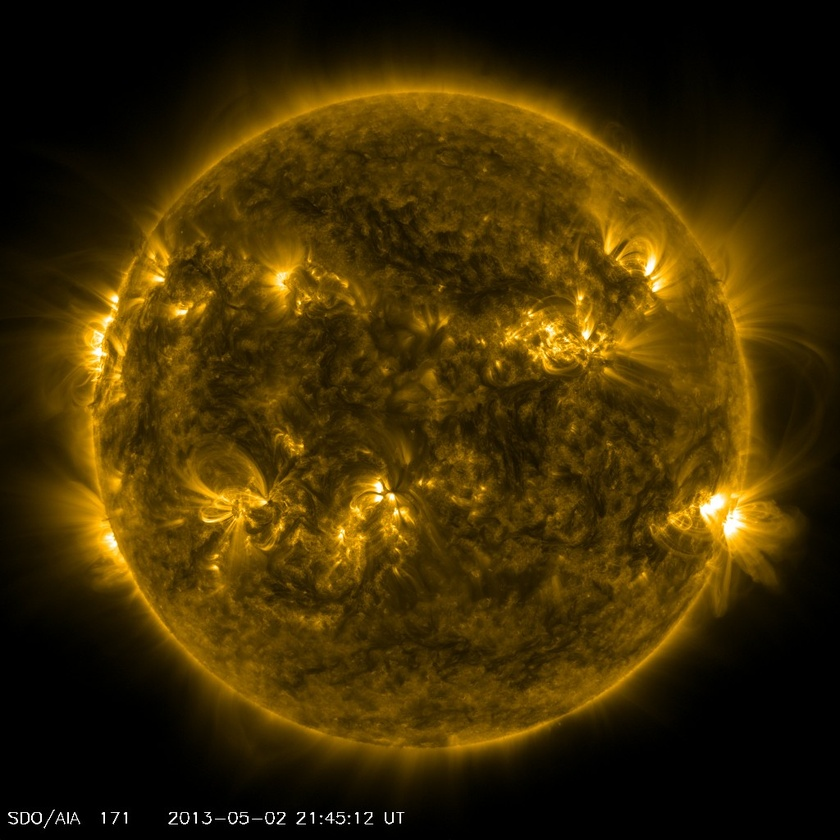
%> input picture src/data/20130502_214512_1024_0171.jpg, 840 x 840 px, shrunk from 1024 x 1024 before the run
$ octave --eval "result = edge_detect('../data/20130502_214512_1024_0171.jpg');"   (GNU Octave 9; MATLAB toolbox functions it lacks are replaced by stand-ins)
%> lines starting %> are read from the running program, lines starting %| are printed output that depends on the picture; in (x1, y1, x2, y2) boxes, pixels count from 0 and x2, y2 are one past the last pixel; in counts of white or black regions, pixels touching at a corner belong together; the program's own positions count from 1
% :Description:
%    Read and image file and perform edge detection.
%
% :Params:
%    file1 [in, required, string] : Scalar string
%
% :Author: Josh Elliott : joshua.elliott@lasp.colorado.edu
%
% Apr 2, 2018 10:14:50 AM
function img = edge_detect(file1)
%> called with file1 = '../data/20130502_214512_1024_0171.jpg'

    img = imread(file1);
%> img is the input picture: size 840x840x3 uint8; mean R, G, B 63.9, 44.9, 2.9
    img = img(:,:,1)
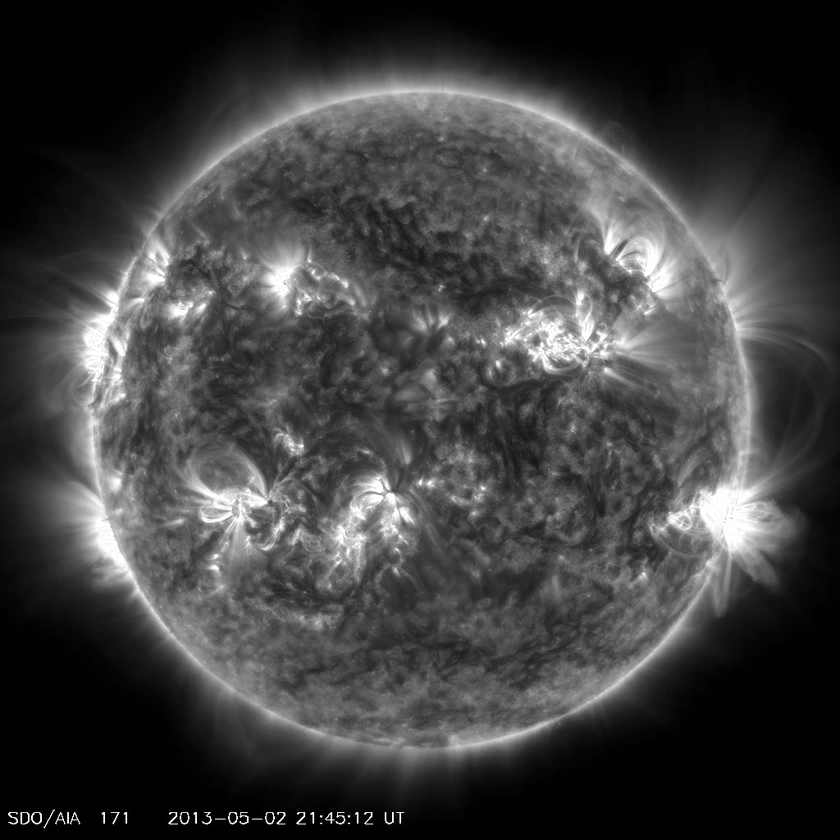
%> img: size 840x840 uint8; min 0, max 255, mean 63.9
    img = edge(img, 'sobel');
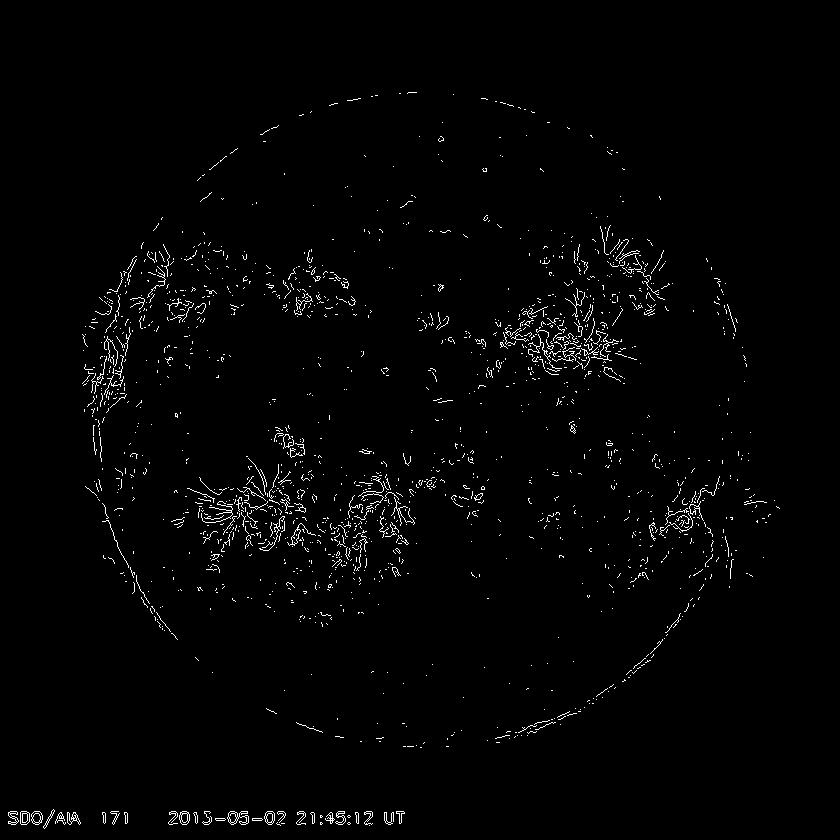
%> img: size 840x840 logical; 1.5% white in thin lines or dots, all inside (x1, y1, x2, y2) = (8, 92, 780, 829)

end
